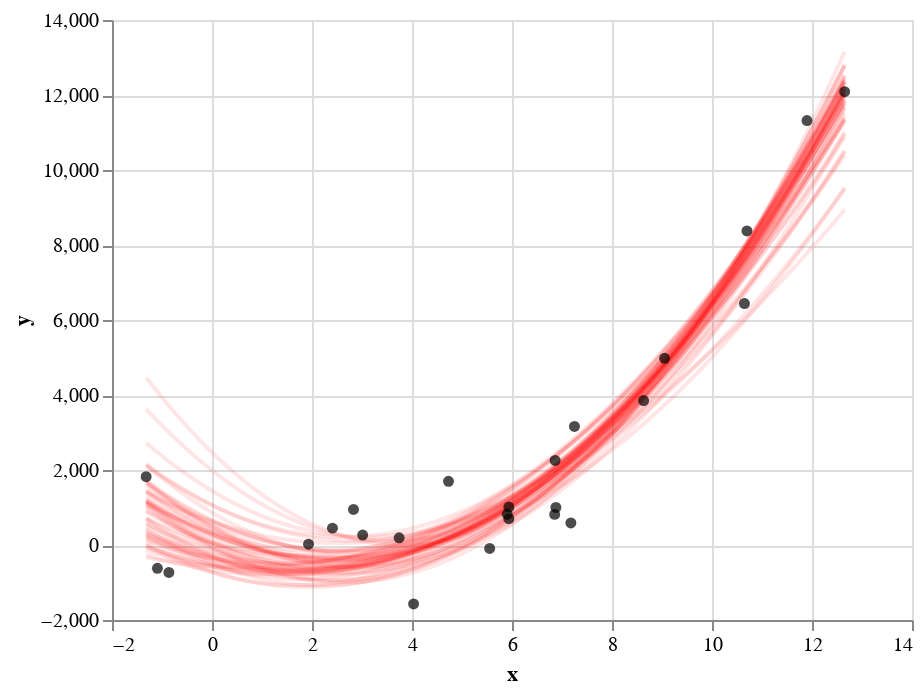

The cell this chart's notebook holds for it:
### Markdown cell above
# 2.3 Draw spaghetti plot for polynomial regression

### Question 2.3.1 Draw a spaghetti plot for the above polynomial regression (5 points)

Using the helper functions defined above (`get_poly_points_chart()`, `get_one_bootstrap_poly_fit()`, and `get_poly_fit_chart()`), draw a spaghetti plot for the example polynomial regression data. Your output should look something like this:

![Polynomial spaghetti plot fit](asset/assignment3_poly.png)

### Code cell
B = 50

# get `B` bootstrapped fit line charts
# Note opacity=0.1 sets the line opacity so it is easier to see the overlapping lines. Make
# sure your get_salary_linear_fit_chart() function (defined above) properly uses the opacity argument!
poly_charts = [get_poly_fit_chart(get_one_bootstrap_poly_fit(), opacity=0.1) for _ in range(B)]

#combine all the line charts together and layer on the points chart
alt.layer(*poly_charts) + get_poly_points_chart()
